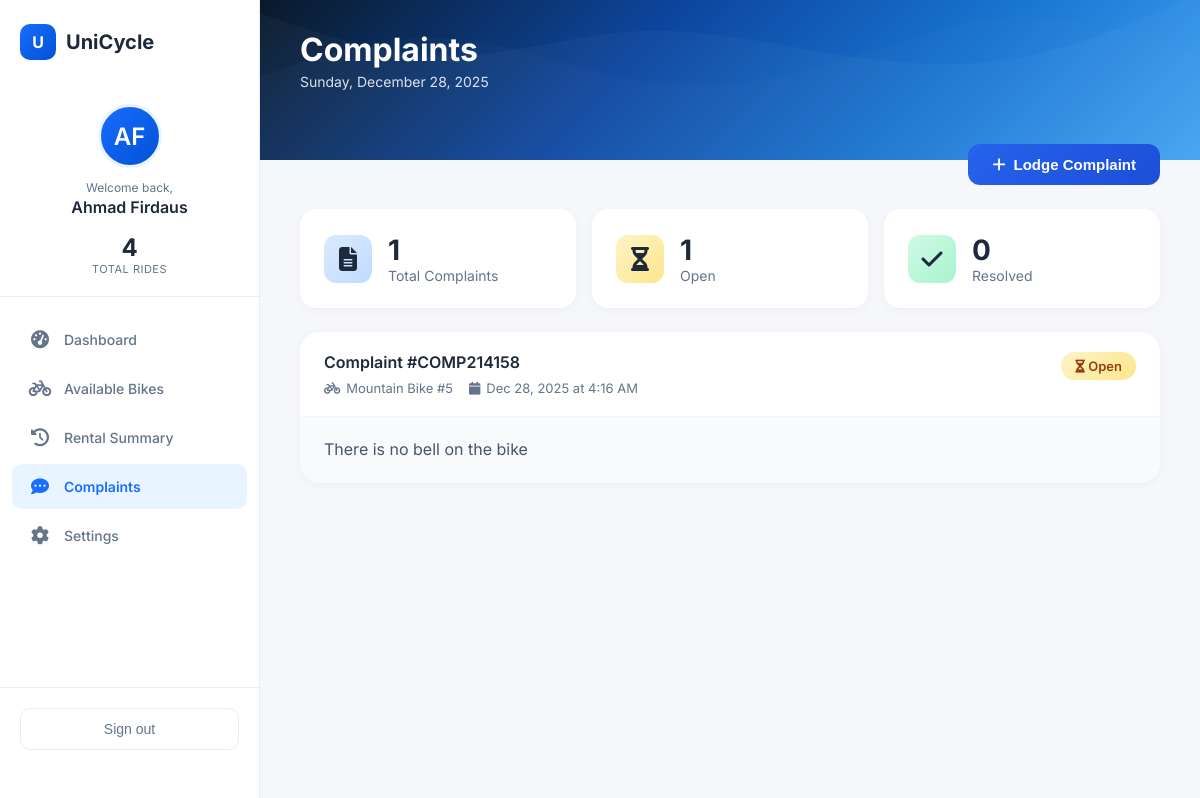
Page /complaints.php (signed in) on the committed database.
### tables this page shows
CREATE TABLE `complaints` (
    `complaint_id` INT(11) NOT NULL AUTO_INCREMENT,
    `complaint_code` VARCHAR(30) NOT NULL,
    `student_id` INT(11) NOT NULL,
    `rental_id` INT(11) DEFAULT NULL,
    `message` TEXT NOT NULL,
    `status` ENUM('open', 'resolved') NOT NULL DEFAULT 'open',
    `created_at` TIMESTAMP NOT NULL DEFAULT CURRENT_TIMESTAMP,
    PRIMARY KEY (`complaint_id`),
    UNIQUE KEY `complaint_code` (`complaint_code`),
    KEY `fk_complaint_student` (`student_id`),
    KEY `fk_complaint_rental` (`rental_id`)
);

CREATE TABLE `bikes` (
    `bike_id` INT(11) NOT NULL AUTO_INCREMENT,
    `bike_code` VARCHAR(30) NOT NULL,
    `bike_name` VARCHAR(80) NOT NULL,
    `bike_type` ENUM('mountain', 'city', 'other') NOT NULL DEFAULT 'other',
    `status` ENUM('available', 'rented', 'maintenance', 'pending') NOT NULL DEFAULT 'available',
    `location` VARCHAR(100) NOT NULL DEFAULT 'Main Bike Area',
    `last_maintained_date` DATE DEFAULT NULL,
    `created_at` TIMESTAMP NOT NULL DEFAULT CURRENT_TIMESTAMP,
    PRIMARY KEY (`bike_id`),
    UNIQUE KEY `bike_code` (`bike_code`)
);

### complaints.php (the view, shortened to what this page needs)
<?php
require_once "config.php";
$student_id = $_SESSION['student_id'];
$student_name = $_SESSION['student_name'] ?? 'User';
$nameParts = explode(' ', $student_name);
$initials = strtoupper(substr($nameParts[0], 0, 1));
if (isset($nameParts[1])) {
    $initials .= strtoupper(substr($nameParts[1], 0, 1));
}
$stmt = $pdo->prepare("SELECT COUNT(*) FROM rentals WHERE student_id=?");
$stmt->execute([$student_id]);
$totalRentals = (int) $stmt->fetchColumn();
$stmt = $pdo->prepare("SELECT profile_pic FROM students WHERE student_id=?");
$stmt->execute([$student_id]);
$profile_pic = $stmt->fetchColumn() ?: null;
$stmt = $pdo->prepare("
  SELECT c.complaint_code, c.created_at, c.message, c.status,
         r.rental_code, b.bike_name
  FROM complaints c
  LEFT JOIN rentals r ON r.rental_id = c.rental_id
  LEFT JOIN bikes b ON b.bike_id = r.bike_id
  WHERE c.student_id=?
  ORDER BY c.created_at DESC
");
$stmt->execute([$student_id]);
$complaints = $stmt->fetchAll();
$totalComplaints = count($complaints);
$openComplaints = count(array_filter($complaints, fn($c) => $c['status'] === 'open'));
$resolvedComplaints = $totalComplaints - $openComplaints;
$currentDate = date('l, F j, Y');
?>
<!DOCTYPE html>
<html lang="en">
<head>
    <link rel="stylesheet" href="dashboard.css?v=9">
    <link rel="stylesheet" href="https://cdnjs.cloudflare.com/ajax/libs/font-awesome/6.5.0/css/all.min.css">
</head>
<body>
    <aside class="sidebar">
        <div class="sidebar-header">
            <a href="dashboard.php" class="sidebar-logo">
                <div class="logo-icon">U</div>
                <span class="logo-text">UniCycle</span>
            </a>
        </div>
        <div class="user-section">
            <div class="user-avatar">
                <?php if ($profile_pic && file_exists('assets/uploads/' . $profile_pic)): ?>
                    <img src="assets/uploads/<?= htmlspecialchars($profile_pic) ?>" alt="Profile"
                        style="width:100%;height:100%;border-radius:50%;object-fit:cover;">
                <?php else: ?>
                    <?= htmlspecialchars($initials) ?>
                <?php endif; ?>
            </div>
            <div class="user-welcome">
                <span class="welcome-label">Welcome back,</span>
                <span class="user-name"><?= htmlspecialchars($student_name) ?></span>
            </div>
            <div class="user-stats">
                <div class="user-stat">
                    <span class="stat-number"><?= $totalRentals ?></span>
                    <span class="stat-text">Total Rides</span>
                </div>
            </div>
        </div>
        <nav class="sidebar-nav">
            <a href="dashboard.php" class="nav-item">
                <span class="nav-icon"><i class="fas fa-gauge-high"></i></span>
                <span>Dashboard</span>
            </a>
            <a href="available-bikes.php" class="nav-item">
                <span class="nav-icon"><i class="fas fa-bicycle"></i></span>
                <span>Available Bikes</span>
            </a>
            <a href="rental-summary.php" class="nav-item">
                <span class="nav-icon"><i class="fas fa-clock-rotate-left"></i></span>
                <span>Rental Summary</span>
            </a>
            <a href="complaints.php" class="nav-item active">
                <span class="nav-icon"><i class="fas fa-comment-dots"></i></span>
                <span>Complaints</span>
            </a>
            <a href="settings.php" class="nav-item">
                <span class="nav-icon"><i class="fas fa-cog"></i></span>
                <span>Settings</span>
            </a>
        </nav>
        <div class="sidebar-footer">
            <button class="logout-btn" onclick="showLogoutModal()">
                <span>Sign out</span>
            </button>
        </div>
    </aside>
    <main class="main-content">
        <div class="header-banner">
            <div class="banner-pattern"></div>
            <div class="banner-content">
                <h1>Complaints</h1>
                <p class="banner-date"><?= $currentDate ?></p>
            </div>
        </div>
        <div class="dashboard-content" style="display: block;">
            <div class="complaints-header">
                <button class="new-complaint-btn" onclick="openComplaintModal()">
                    <span><i class="fas fa-plus"></i></span> Lodge Complaint
                </button>
            </div>
            <div class="complaints-stats">
                <div class="complaint-stat">
                    <div class="stat-icon total"><i class="fas fa-file-lines"></i></div>
                    <div class="stat-info">
                        <div class="stat-value"><?= $totalComplaints ?></div>
                        <div class="stat-label">Total Complaints</div>
                    </div>
                </div>
                <div class="complaint-stat">
                    <div class="stat-icon open"><i class="fas fa-hourglass-half"></i></div>
                    <div class="stat-info">
                        <div class="stat-value"><?= $openComplaints ?></div>
                        <div class="stat-label">Open</div>
                    </div>
                </div>
                <div class="complaint-stat">
                    <div class="stat-icon resolved"><i class="fas fa-check"></i></div>
                    <div class="stat-info">
                        <div class="stat-value"><?= $resolvedComplaints ?></div>
                        <div class="stat-label">Resolved</div>
                    </div>
                </div>
            </div>
            <?php if (empty($complaints)): ?>
                <div class="empty-complaints">
                    <div class="empty-icon"><i class="fas fa-comment-dots"></i></div>
                    <h4>No complaints yet</h4>
                    <p>You haven't submitted any complaints. Lodge one if you encounter any issues.</p>
                    <button class="new-complaint-btn" onclick="openComplaintModal()">
                        <span><i class="fas fa-plus"></i></span> Lodge Complaint
                    </button>
                </div>
            <?php else: ?>
                <div class="complaints-list">
                    <?php foreach ($complaints as $c): ?>
                        <div class="complaint-card">
                            <div class="complaint-card-header">
                                <div class="complaint-info">
                                    <h4>Complaint #<?= htmlspecialchars($c['complaint_code']) ?></h4>
                                    <div class="complaint-meta">
                                        <span><i class="fas fa-bicycle"></i>
                                            <?= htmlspecialchars($c['bike_name'] ?? 'General') ?></span>
                                        <span><i class="fas fa-calendar"></i>
                                            <?= date('M j, Y \a\t g:i A', strtotime($c['created_at'])) ?></span>
                                    </div>
                                </div>
                                <span class="complaint-status <?= $c['status'] ?>">
                                    <?= $c['status'] === 'resolved' ? '<i class="fas fa-check"></i> Resolved' : '<i class="fas fa-hourglass-half"></i> Open' ?>
                                </span>
                            </div>
                            <div class="complaint-card-body">
                                <p><?= nl2br(htmlspecialchars($c['message'])) ?></p>
                            </div>
                        </div>
                    <?php endforeach; ?>
                </div>
            <?php endif; ?>
        </div>
    </main>
</body>
</html>

### dashboard.css (style rules this page uses)
:root { --primary: #1a6dff; --primary-dark: #0052d4; --primary-light: #e8f4ff; --accent-teal: #00d4ff; --accent-coral: #ff6b6b; --accent-yellow: #ffd93d; --text-dark: #1e293b; --text-muted: #64748b; --bg-light: #f5f7fa; --bg-white: #ffffff; --border-light: #e8ecf1; --success: #10b981; --warning: #f59e0b; --purple: #8b5cf6; --shadow-sm: 0 2px 8px rgba(0, 0, 0, 0.04); --shadow-md: 0 4px 16px rgba(0, 0, 0, 0.08); --shadow-lg: 0 8px 30px rgba(0, 0, 0, 0.12); }
* { margin: 0; padding: 0; box-sizing: border-box; }
body { font-family: 'Inter', -apple-system, BlinkMacSystemFont, sans-serif; background: var(--bg-light); color: var(--text-dark); display: flex; min-height: 100vh; }
.sidebar { width: 260px; min-height: 100vh; background: var(--bg-white); border-right: 1px solid var(--border-light); display: flex; flex-direction: column; position: fixed; left: 0; top: 0; z-index: 100; }
.sidebar-header { padding: 24px 20px; }
.sidebar-logo { display: flex; align-items: center; gap: 10px; text-decoration: none; }
.logo-icon { width: 36px; height: 36px; background: linear-gradient(135deg, #1a6dff, #0052d4); border-radius: 10px; display: flex; align-items: center; justify-content: center; font-size: 16px; font-weight: 700; color: white; }
.logo-text { font-size: 20px; font-weight: 700; color: var(--text-dark); }
.user-section { padding: 20px; border-bottom: 1px solid var(--border-light); text-align: center; }
.user-avatar { width: 64px; height: 64px; border-radius: 50%; background: linear-gradient(135deg, #1a6dff, #0052d4); display: flex; align-items: center; justify-content: center; font-size: 24px; font-weight: 600; color: white; margin: 0 auto 12px; border: 3px solid var(--primary-light); }
.user-welcome { display: flex; flex-direction: column; gap: 2px; margin-bottom: 16px; }
.welcome-label { font-size: 12px; color: var(--text-muted); }
.user-name { font-size: 16px; font-weight: 600; color: var(--text-dark); }
.user-stats { display: flex; justify-content: center; }
.user-stat { display: flex; flex-direction: column; align-items: center; }
.user-stat .stat-number { font-size: 24px; font-weight: 700; color: var(--text-dark); }
.user-stat .stat-text { font-size: 11px; color: var(--text-muted); text-transform: uppercase; letter-spacing: 0.5px; }
.sidebar-nav { flex: 1; padding: 20px 12px; }
.nav-item { display: flex; align-items: center; gap: 12px; padding: 12px 16px; color: var(--text-muted); text-decoration: none; font-size: 14px; font-weight: 500; border-radius: 10px; margin-bottom: 4px; transition: all 0.2s ease; }
.nav-item.active { color: var(--primary); background: var(--primary-light); font-weight: 600; }
.nav-item .nav-icon { font-size: 18px; width: 24px; text-align: center; }
.sidebar-footer { padding: 20px; border-top: 1px solid var(--border-light); margin-bottom: 30px; }
.logout-btn { display: flex; align-items: center; justify-content: center; gap: 8px; width: 100%; padding: 12px; background: transparent; border: 1px solid var(--border-light); border-radius: 10px; color: var(--text-muted); font-size: 14px; font-weight: 500; cursor: pointer; transition: all 0.2s ease; }
.main-content { flex: 1; margin-left: 260px; min-height: 100vh; background: var(--bg-light); }
.header-banner { position: relative; height: 160px; background: linear-gradient(135deg, #0a1929 0%, #0d47a1 40%, #1976d2 70%, #42a5f5 100%); overflow: hidden; }
.banner-pattern { position: absolute; inset: 0; opacity: 0.4; }
.banner-pattern::before { content: ''; position: absolute; bottom: 0; left: 0; right: 0; height: 100%; background-size: cover; animation: wave 8s ease-in-out infinite alternate; }
.banner-pattern::after { content: ''; position: absolute; bottom: 0; left: 0; right: 0; height: 100%; background-size: cover; animation: wave 6s ease-in-out infinite alternate-reverse; }
.banner-content { position: relative; z-index: 1; padding: 30px 40px; color: white; }
.banner-content h1 { font-size: 32px; font-weight: 700; margin-bottom: 4px; }
.banner-date { font-size: 14px; opacity: 0.85; }
.dashboard-content { display: grid; grid-template-columns: 1.3fr 1fr; gap: 24px; padding: 24px 40px 40px; margin-top: -40px; position: relative; z-index: 2; }
@media (max-width: 1200px) { .dashboard-content { grid-template-columns: 1fr; } }

### rows in the picture
complaints: status "1", status "0", complaint_code "COMP214158", bikes.bike_name "Mountain Bike #5", created_at "Dec 28, 2025 at 4:16 AM", shows "Open", message "There is no bell on the bike"

### other values in the picture
$initials "AF"
$student_name "Ahmad Firdaus"
$totalRentals "4"
$totalComplaints "1"
